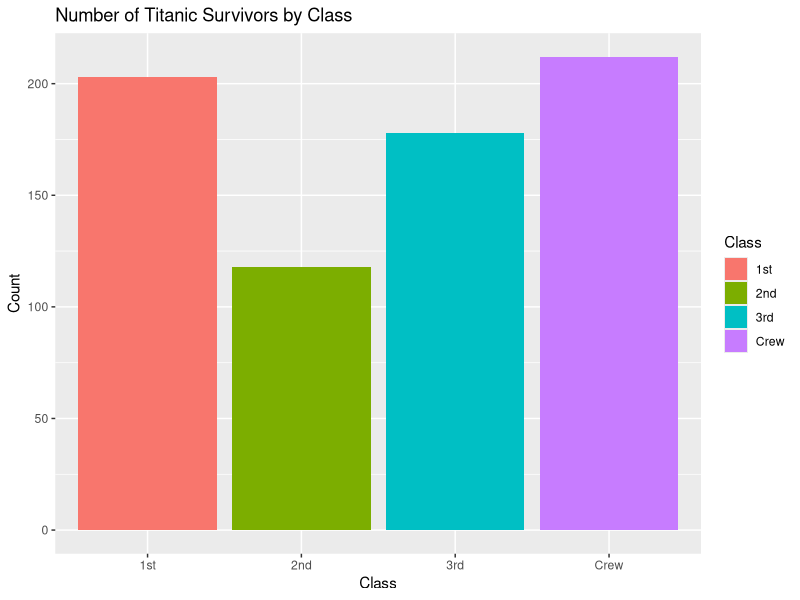

This chart was generated by the following R code:
# Load necessary libraries
library(dplyr)
library(ggplot2)

# Load the Titanic dataset from the 'titanic' package
data("Titanic", package = "datasets")

# Convert the dataset to a data frame for easier manipulation
titanic_df <- as.data.frame(Titanic)

# Display the first few rows of the data
head(titanic_df)

# Filter the data to show only passengers who survived
survivors <- titanic_df %>%
  filter(Survived == "Yes")

# Calculate the count of survivors by passenger class
survivor_counts <- survivors %>%
  group_by(Class) %>%
  summarise(Count = sum(Freq))

# Create a bar plot to visualize the survivor counts by class
ggplot(data = survivor_counts, aes(x = Class, y = Count, fill = Class)) +
  geom_bar(stat = "identity") +
  labs(title = "Number of Titanic Survivors by Class", x = "Class", y = "Count")